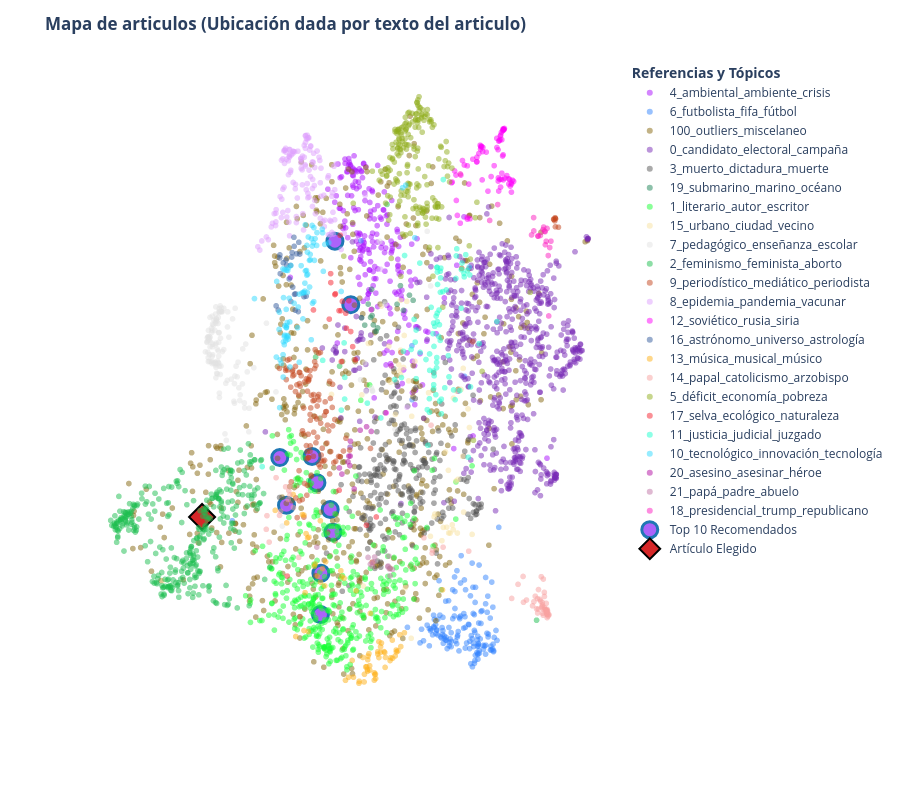
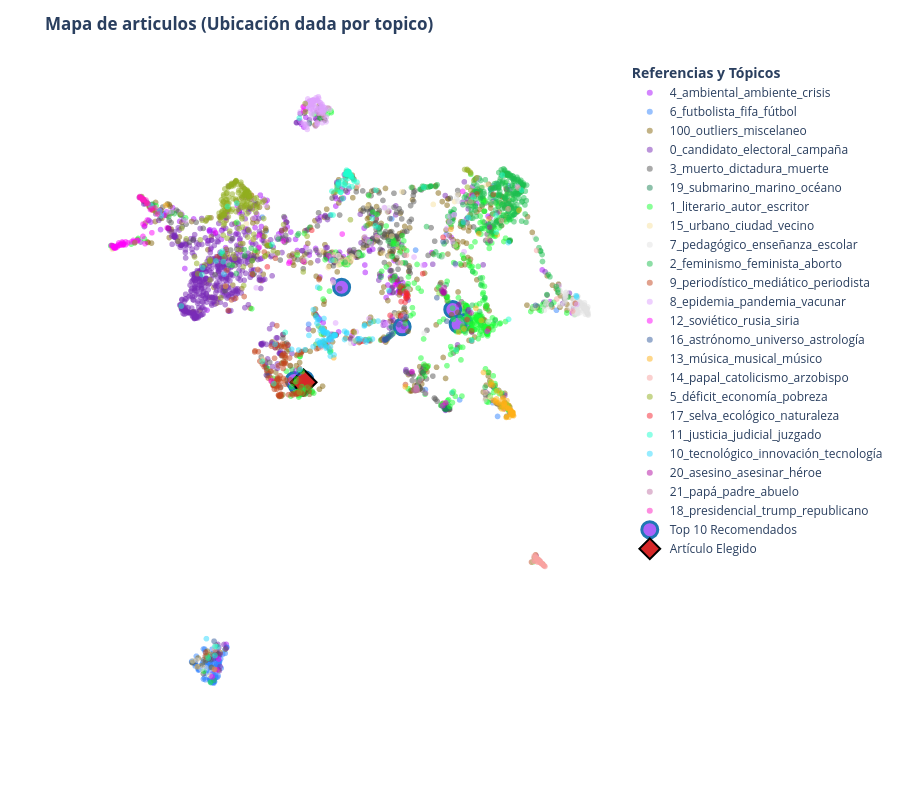

These figures' notebook cell, in order:
### Code cell
DOC_ID_A_CONSULTAR = 3000
df_similares = recomendar_similares_por_topico(DOC_ID_A_CONSULTAR, top_n=10)
display(df_similares)

# Gráfico 1: El texto crudo
fig_semantico = visualizar_constelacion_color(
    DOC_ID_A_CONSULTAR, df_similares, 
    col_x="umap_sem_x", col_y="umap_sem_y", 
    titulo_grafico="Mapa de articulos (Ubicación dada por texto del articulo)"
)
fig_semantico.show()

# Gráfico 2: La receta de temas
fig_tematico = visualizar_constelacion_color(
    DOC_ID_A_CONSULTAR, df_similares, 
    col_x="umap_tem_x", col_y="umap_tem_y", 
    titulo_grafico="Mapa de articulos (Ubicación dada por topico)"
)
fig_tematico.show()
